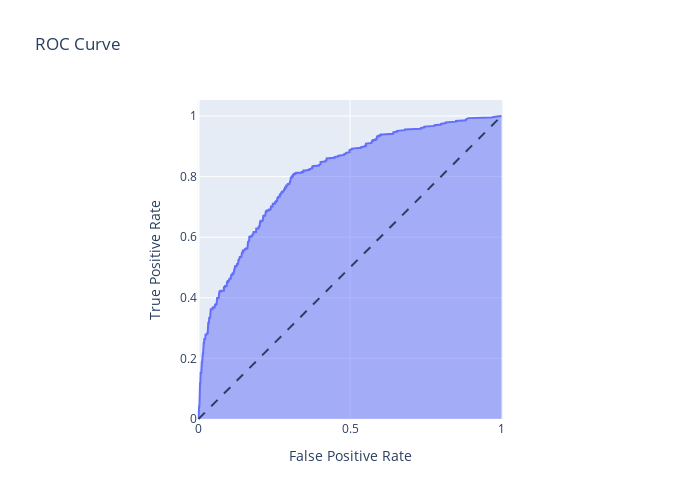

Notebook code for this chart:
### Code cell
import plotly.express as px
fig = px.area(
    x = fpr,
    y = tpr,
    title='ROC Curve',
    labels=dict(x='False Positive Rate', y='True Positive Rate'),
    width=700,
    height=500,
)
fig.add_shape(
    type='line', line=dict(dash='dash'),
    x0=0, x1=1, y0=0, y1=1
)
fig.update_yaxes(scaleanchor="x", scaleratio=1)
fig.update_xaxes(constrain='domain')
fig.show()

fig.write_image("roc-auc-final.png")

### Figure 1 — Plotly figure (JSON) as saved in the notebook; plotly's stock layout.template omitted (floating-point values rounded to 4 significant figures; data arrays with more than 128 entries replaced by an {"elided": "..."} marker saying what was removed)
{"data": [{"hovertemplate": "False Positive Rate=%{x}<br>True Positive Rate=%{y}<extra></extra>", "legendgroup": "", "line": {"color": "#636efa"}, "mode": "lines", "name": "", "orientation": "v", "showlegend": false, "stackgroup": "1", "type": "scatter", "x": {"elided": "482 float values"}, "xaxis": "x", "y": {"elided": "482 float values"}, "yaxis": "y"}], "layout": {"height": 500, "legend": {"tracegroupgap": 0}, "shapes": [{"line": {"dash": "dash"}, "type": "line", "x0": 0, "x1": 1, "y0": 0, "y1": 1}], "title": {"text": "ROC Curve"}, "width": 700, "xaxis": {"anchor": "y", "constrain": "domain", "domain": [0, 1], "title": {"text": "False Positive Rate"}}, "yaxis": {"anchor": "x", "domain": [0, 1], "scaleanchor": "x", "scaleratio": 1, "title": {"text": "True Positive Rate"}}}}
